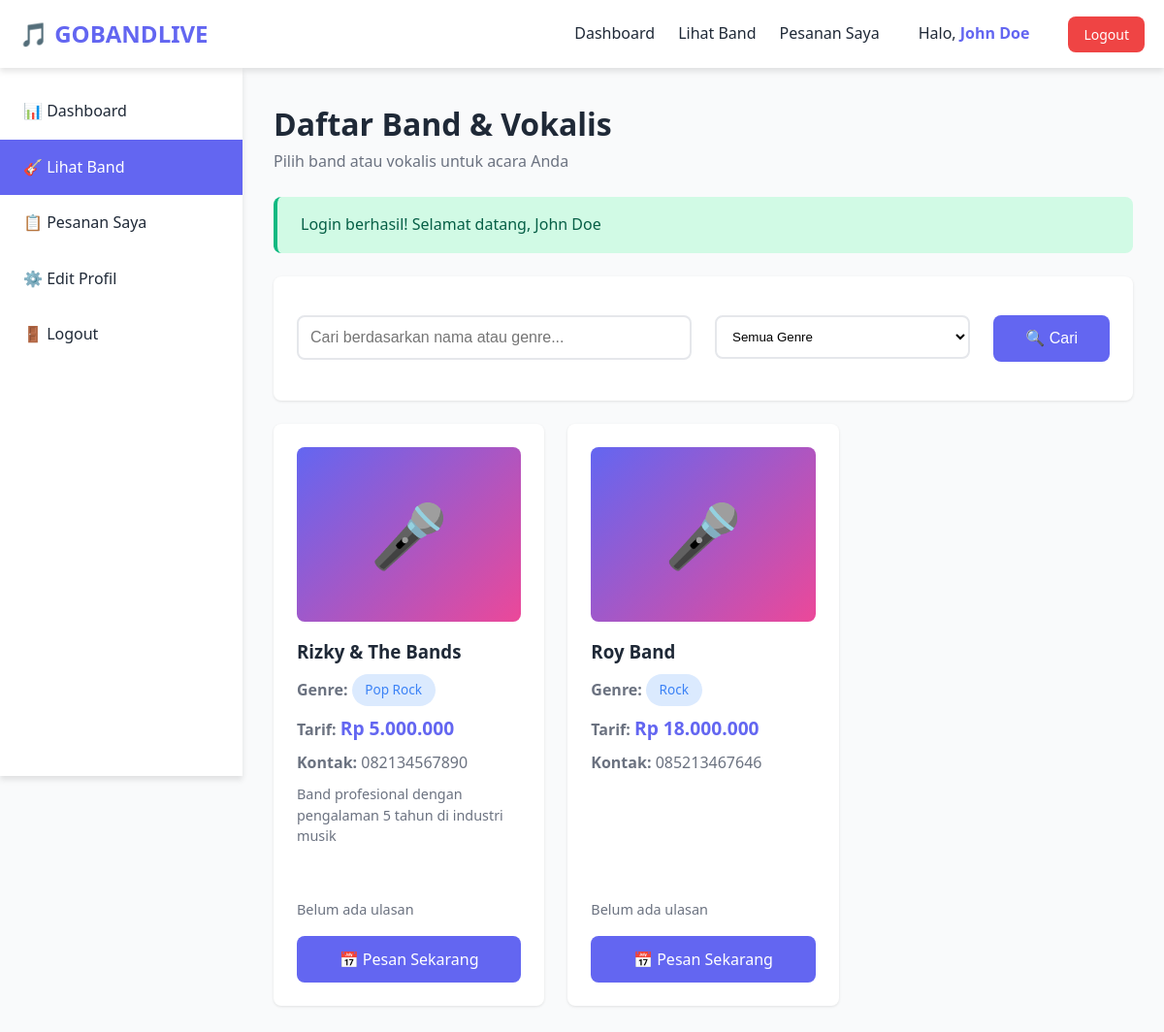
/pelanggan/lihat_band.php (signed in), run on the app's committed database.
### tables this page shows
CREATE TABLE `band` (
  `id` int(11) NOT NULL,
  `user_id` int(11) NOT NULL,
  `nama_band` varchar(100) NOT NULL,
  `genre` varchar(50) NOT NULL,
  `tarif` decimal(10,2) NOT NULL,
  `kontak` varchar(15) NOT NULL,
  `deskripsi` text DEFAULT NULL,
  `foto` varchar(255) DEFAULT NULL,
  `status_ketersediaan` enum('tersedia','tidak tersedia') DEFAULT 'tersedia',
  `created_at` timestamp NOT NULL DEFAULT current_timestamp()
);

### pelanggan/lihat_band.php (the view, shortened to what this page needs)
<?php
require_once '../config/config.php';
require_once '../config/database.php';
$search = clean($_GET['search'] ?? '');
$sql = "
    SELECT b.*,
           (SELECT AVG(rating) FROM ulasan WHERE id_band = b.id) as avg_rating,
           (SELECT COUNT(*) FROM ulasan WHERE id_band = b.id) as total_ulasan
    FROM band b
    WHERE b.status_ketersediaan = 'tersedia'
";
$params = [];
$sql .= " ORDER BY avg_rating DESC, b.nama_band ASC";
$stmt = $db->prepare($sql);
$stmt->execute($params);
$bands = $stmt->fetchAll();
?>
<!DOCTYPE html>
<html lang="id">
<head>
    <link rel="stylesheet" href="../assets/css/style.css">
</head>
<body>
    <nav class="navbar">
        <div class="container navbar-container">
            <a href="../index.php" class="navbar-brand">
                🎵 <?php echo APP_NAME; ?>
            </a>
            <ul class="navbar-menu">
                <li><a href="dashboard.php">Dashboard</a></li>
                <li><a href="lihat_band.php">Lihat Band</a></li>
                <li><a href="status_pesanan.php">Pesanan Saya</a></li>
                <li>
                    <a href="edit_profil.php" class="user-profile-link">
                        Halo, <strong><?php echo htmlspecialchars($_SESSION['nama']); ?></strong>
                    </a>
                </li>
                <li><a href="../auth/logout.php" class="btn btn-danger btn-sm">Logout</a></li>
            </ul>
        </div>
    </nav>
    <div class="main-wrapper">
        <aside class="sidebar">
            <ul class="sidebar-menu">
                <li><a href="dashboard.php">📊 Dashboard</a></li>
                <li><a href="lihat_band.php" class="active">🎸 Lihat Band</a></li>
                <li><a href="status_pesanan.php">📋 Pesanan Saya</a></li>
                <li><a href="edit_profil.php">⚙️ Edit Profil</a></li>
                <li><a href="../auth/logout.php">🚪 Logout</a></li>
            </ul>
        </aside>
        <main class="main-content">
            <h1>Daftar Band & Vokalis</h1>
            <p class="text-gray mb-3">Pilih band atau vokalis untuk acara Anda</p>
            <div class="card mb-3">
                <div class="card-body">
                    <form method="GET" action="">
                        <div class="row">
                            <div class="col-6">
                                <input
                                    type="text"
                                    name="search"
                                    class="form-control"
                                    placeholder="Cari berdasarkan nama atau genre..."
                                    value="<?php echo htmlspecialchars($search); ?>"
                                >
                            </div>
                            <div class="col-4">
                                <select name="genre" class="form-select">
                                    <option value="">Semua Genre</option>
                                </select>
                            </div>
                            <div class="col-2">
                                <button type="submit" class="btn btn-primary" style="width: 100%;">
                                    🔍 Cari
                                </button>
                            </div>
                        </div>
                    </form>
                </div>
            </div>
            <div class="row">
                <?php if (count($bands) > 0): ?>
                    <?php foreach ($bands as $band): ?>
                        <div class="col-4">
                            <div class="card" style="min-height: 600px; display: flex; flex-direction: column;">
                                <div style="background: linear-gradient(135deg, var(--primary), var(--secondary)); height: 180px; border-radius: var(--radius); margin-bottom: 1rem; display: flex; align-items: center; justify-content: center; color: white; font-size: 4rem; flex-shrink: 0;">
                                    🎤
                                </div>
                                <h3 style="margin-bottom: 0.5rem;">
                                    <?php echo htmlspecialchars($band['nama_band']); ?>
                                </h3>
                                <p class="text-gray" style="margin-bottom: 0.5rem;">
                                    <strong>Genre:</strong>
                                    <span class="badge badge-info">
                                        <?php echo htmlspecialchars($band['genre']); ?>
                                    </span>
                                </p>
                                <p class="text-gray" style="margin-bottom: 0.5rem;">
                                    <strong>Tarif:</strong>
                                    <span style="color: var(--primary); font-weight: bold; font-size: 1.2rem;">
                                        <?php echo formatRupiah($band['tarif']); ?>
                                    </span>
                                </p>
                                <p class="text-gray" style="margin-bottom: 0.5rem;">
                                    <strong>Kontak:</strong> <?php echo htmlspecialchars($band['kontak']); ?>
                                </p>
                                <?php if ($band['deskripsi']): ?>
                                    <div style="margin-bottom: 1rem; flex-grow: 1;">
                                        <p class="text-gray" style="font-size: 0.9rem; line-height: 1.5; margin: 0;">
                                            <span id="desc-short-<?php echo $band['id']; ?>">
                                                <?php
                                                $desc = htmlspecialchars($band['deskripsi']);
                                                if (strlen($desc) > 100) {
                                                    echo substr($desc, 0, 100) . '...';
                                                } else {
                                                    echo $desc;
                                                }
                                                ?>
                                            </span>
                                        </p>
                                    </div>
                                <?php else: ?>
                                    <div style="margin-bottom: 1rem; flex-grow: 1;"></div>
                                <?php endif; ?>
                                <?php if ($band['avg_rating']): ?>
                                    <p style="margin-bottom: 1rem;">
                                        <span style="color: #fbbf24; font-size: 1.2rem;">
                                            ⭐ <?php echo number_format($band['avg_rating'], 1); ?>
                                        </span>
                                        <span class="text-gray" style="font-size: 0.9rem;">
                                            (<?php echo $band['total_ulasan']; ?> ulasan)
                                        </span>
                                    </p>
                                <?php else: ?>
                                    <p class="text-gray" style="margin-bottom: 1rem; font-size: 0.9rem;">
                                        Belum ada ulasan
                                    </p>
                                <?php endif; ?>
                                <a href="pesan_band.php?id=<?php echo $band['id']; ?>" class="btn btn-primary" style="width: 100%; margin-top: auto;">
                                    📅 Pesan Sekarang
                                </a>
                            </div>
                        </div>
                    <?php endforeach; ?>
                <?php endif; ?>
            </div>
        </main>
    </div>
</body>
</html>

### assets/css/style.css (style rules this page uses)
* { margin: 0; padding: 0; box-sizing: border-box; }
:root { --primary: #6366f1; --primary-dark: #4f46e5; --secondary: #ec4899; --success: #10b981; --danger: #ef4444; --warning: #f59e0b; --info: #3b82f6; --dark: #1f2937; --light: #f9fafb; --gray: #6b7280; --white: #ffffff; --shadow: 0 1px 3px rgba(0,0,0,0.1); --shadow-md: 0 4px 6px rgba(0,0,0,0.1); --shadow-lg: 0 10px 15px rgba(0,0,0,0.1); --radius: 8px; --transition: all 0.3s ease; }
body { font-family: 'Segoe UI', Tahoma, Geneva, Verdana, sans-serif; background: var(--light); color: var(--dark); line-height: 1.6; overflow-x: hidden; }
.container { max-width: 1200px; margin: 0 auto; padding: 0 20px; width: 100%; }
.navbar { background: var(--white); box-shadow: var(--shadow-md); padding: 1rem 0; position: sticky; top: 0; z-index: 1000; }
.navbar-container { display: flex; justify-content: space-between; align-items: center; flex-wrap: wrap; gap: 1rem; }
.navbar-brand { font-size: 1.5rem; font-weight: bold; color: var(--primary); text-decoration: none; display: flex; align-items: center; gap: 10px; }
.navbar-menu { display: flex; list-style: none; gap: 1.5rem; align-items: center; flex-wrap: wrap; }
.navbar-menu a { text-decoration: none; color: var(--dark); font-weight: 500; transition: var(--transition); }
.navbar-menu .btn-danger { background: var(--danger); color: white; }
.navbar-menu .user-profile-link { color: var(--dark); text-decoration: none; transition: var(--transition); padding: 0.5rem 1rem; border-radius: var(--radius); }
.navbar-menu .user-profile-link strong { color: var(--primary); }
.btn { display: inline-block; padding: 0.75rem 1.5rem; border: none; border-radius: var(--radius); font-size: 1rem; font-weight: 500; cursor: pointer; transition: var(--transition); text-decoration: none; text-align: center; line-height: 1.5; }
.btn-primary { background: var(--primary); color: var(--white); }
.btn-danger { background: var(--danger); color: var(--white); }
.btn-sm { padding: 0.5rem 1rem; font-size: 0.875rem; }
.card { background: var(--white); border-radius: var(--radius); box-shadow: var(--shadow); padding: 1.5rem; margin-bottom: 1.5rem; transition: var(--transition); max-width: 100%; }
.card-body { padding: 1rem 0; }
.form-control { width: 100%; padding: 0.75rem; border: 2px solid #e5e7eb; border-radius: var(--radius); font-size: 1rem; transition: var(--transition); box-sizing: border-box; }
.form-select { width: 100%; padding: 0.75rem; border: 2px solid #e5e7eb; border-radius: var(--radius); background: var(--white); cursor: pointer; }
.badge { display: inline-block; padding: 0.35rem 0.85rem; border-radius: 999px; font-size: 0.85rem; font-weight: 500; white-space: nowrap; }
.badge-info { background: #dbeafe; color: var(--info); }
.row { display: flex; flex-wrap: wrap; margin: 0 -0.75rem; }
.row > [class*="col-"] { padding: 0 0.75rem; box-sizing: border-box; }
.col-2 { flex: 0 0 16.666%; max-width: 16.666%; }
.col-4 { flex: 0 0 33.333%; max-width: 33.333%; }
.col-6 { flex: 0 0 50%; max-width: 50%; }
.sidebar { background: var(--white); width: 250px; min-height: calc(100vh - 70px); box-shadow: var(--shadow-md); position: fixed; left: 0; top: 70px; overflow-y: auto; }
.sidebar-menu { list-style: none; padding: 1rem 0; }
.sidebar-menu li a { display: block; padding: 1rem 1.5rem; color: var(--dark); text-decoration: none; transition: var(--transition); }
.sidebar-menu li a:hover, .sidebar-menu li a.active { background: var(--primary); color: var(--white); }
.main-wrapper { display: flex; min-height: calc(100vh - 70px); }
.main-content { flex: 1; margin-left: 250px; padding: 2rem; max-width: calc(100vw - 250px); width: 100%; box-sizing: border-box; }
.text-gray { color: var(--gray); }
.mb-3 { margin-bottom: 1.5rem; }

### data on the page
band: nama_band "Rizky & The Bands", genre "Pop Rock", tarif "Rp 5.000.000", kontak "082134567890", deskripsi "Band profesional dengan pengalaman 5 tahun di industri musik", $band['id'] 1 (drawn)
band: nama_band "Roy Band", genre "Rock", tarif "Rp 18.000.000", kontak "085213467646"

### other printed values
APP_NAME "GOBANDLIVE"
$_SESSION['nama'] "John Doe"
$message "Login berhasil! Selamat datang, John Doe"
